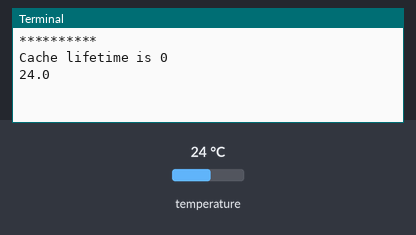
Bench run of a program on a simulated Raspberry Pi (BCM pin numbers). Parts: the last lines printed to the terminal. Inputs (shaded band) come from the test bench; at power-on: temperature 24 °C. The clock reads 2024-03-15 10:24:30 at power-on unless the program sets it.

Above: at 1.2 s.
1.3 s: temperature set to 12 °C
At 1.3 s:
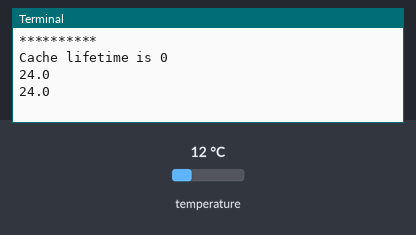
2.8 s: temperature set to 19 °C
At 3.4 s:
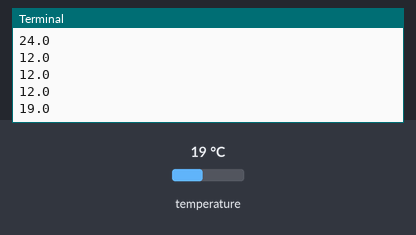
Timing chart, 0 to 5.8 s (numbered marks = the images above; inputs shaded):
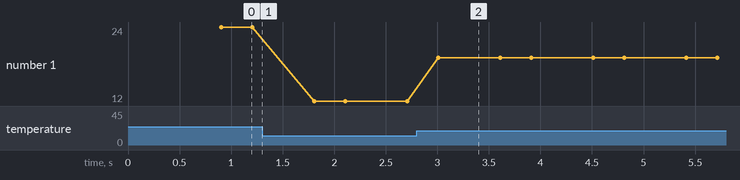

Measured:
- after the input at 2.8 s, the terminal: prints a new line after 0.21 s (image 2)
- plotted number 1: 24 → 12 after the input at 1.3 s, 12 → 19 after the input at 2.8 s

The program:

adt7410.py
```python
#!/usr/bin/env python

# Copyright 2014 IIJ Innovation Institute Inc. All rights reserved.
#
# Redistribution and use in source and binary forms, with or without
# modification, are permitted provided that the following conditions are met:
#     * Redistributions of source code must retain the above copyright
#       notice, this list of conditions and the following disclaimer.
#     * Redistributions in binary form must reproduce the above copyright
#       notice, this list of conditions and the following disclaimer in the
#       documentation and/or other materials provided with the distribution.
#
# THIS SOFTWARE IS PROVIDED BY IIJ INNOVATION INSTITUTE INC. ``AS IS'' AND
# ANY EXPRESS OR IMPLIED WARRANTIES, INCLUDING, BUT NOT LIMITED TO, THE
# IMPLIED WARRANTIES OF MERCHANTABILITY AND FITNESS FOR A PARTICULAR PURPOSE
# ARE DISCLAIMED. IN NO EVENT SHALL IIJ INNOVATION INSTITUTE INC. OR
# CONTRIBUTORS BE LIABLE FOR ANY DIRECT, INDIRECT, INCIDENTAL, SPECIAL,
# EXEMPLARY, OR CONSEQUENTIAL DAMAGES (INCLUDING, BUT NOT LIMITED TO,
# PROCUREMENT OF SUBSTITUTE GOODS OR SERVICES; LOSS OF USE, DATA, OR PROFITS;
# OR BUSINESS INTERRUPTION) HOWEVER CAUSED AND ON ANY THEORY OF LIABILITY,
# WHETHER IN CONTRACT, STRICT LIABILITY, OR TORT (INCLUDING NEGLIGENCE OR
# OTHERWISE) ARISING IN ANY WAY OUT OF THE USE OF THIS SOFTWARE, EVEN IF
# ADVISED OF THE POSSIBILITY OF SUCH DAMAGE.

# Copyright 2014 Keiichi Shima. All rights reserved.
#
# Redistribution and use in source and binary forms, with or without
# modification, are permitted provided that the following conditions are
# met:
#     * Redistributions of source code must retain the above copyright
#       notice, this list of conditions and the following disclaimer.
#     * Redistributions in binary form must reproduce the above
#       copyright notice, this list of conditions and the following
#       disclaimer in the documentation and/or other materials provided
#       with the distribution.
#
# THIS SOFTWARE IS PROVIDED BY THE AUTHOR ``AS IS'' AND ANY EXPRESS OR
# IMPLIED WARRANTIES, INCLUDING, BUT NOT LIMITED TO, THE IMPLIED
# WARRANTIES OF MERCHANTABILITY AND FITNESS FOR A PARTICULAR PURPOSE ARE
# DISCLAIMED. IN NO EVENT SHALL THE AUTHOR OR CONTRIBUTORS BE LIABLE FOR
# ANY DIRECT, INDIRECT, INCIDENTAL, SPECIAL, EXEMPLARY, OR CONSEQUENTIAL
# DAMAGES (INCLUDING, BUT NOT LIMITED TO, PROCUREMENT OF SUBSTITUTE
# GOODS OR SERVICES; LOSS OF USE, DATA, OR PROFITS; OR BUSINESS
# INTERRUPTION) HOWEVER CAUSED AND ON ANY THEORY OF LIABILITY, WHETHER
# IN CONTRACT, STRICT LIABILITY, OR TORT (INCLUDING NEGLIGENCE OR
# OTHERWISE) ARISING IN ANY WAY OUT OF THE USE OF THIS SOFTWARE, EVEN IF
# ADVISED OF THE POSSIBILITY OF SUCH DAMAGE.

'''A Python class to access ADT7410 based temperature sensor provided
by AKIZUKI DENSHI TSUSHO CO., LTD. as a part no. M-06675.  The smbus
module is required.

Example:

import smbus
import adt7410

bus = smbus.SMBus(1)
sensor = adt7410.Adt7410(bus)
print sensor.temperature

'''

import time

import sensorbase

# Default I2C address
_DEFAULT_ADDRESS = 0x48

# Configuration parameters
OP_MODE_CONTINUOUS = 0b00000000
OP_MODE_ONESHOT    = 0b00100000
OP_MODE_1SPS       = 0b01000000
OP_MODE_SHUTDOWN   = 0b01100000
RESOLUTION_13BITS  = 0b00000000
RESOLUTION_16BITS  = 0b10000000

# Registers
_REG_TEMPERATURE   = 0x00
_REG_CONFIGURATION = 0x03

class Adt7410(sensorbase.SensorBase):
    def __init__(self, bus = None, addr = _DEFAULT_ADDRESS,
                 op_mode = OP_MODE_CONTINUOUS,
                 resolution = RESOLUTION_13BITS):
        '''Initializes the sensor with some default values.

        bus: The SMBus descriptor on which this sensor is attached.
        addr: The I2C bus address
            (default is 0x48).
        op_mode: The initial operation mode
            (default is OP_MODE_CONTINUOUS).
        resolution: The resolution of the temperature value
            (default is RESOLUTION_13BITS).

        '''
        assert(bus is not None)
        assert(addr > 0b0000111
               and addr < 0b1111000)
        assert(op_mode == OP_MODE_CONTINUOUS
               or op_mode == OP_MODE_ONESHOT
               or op_mode == OP_MODE_1SPS
               or op_mode == OP_MODE_SHUTDOWN)
        assert(resolution == RESOLUTION_13BITS
               or resolution == RESOLUTION_16BITS)

        super(Adt7410, self).__init__(self._update_sensor_data)

        self._bus = bus
        self._addr = addr
        self._op_mode = op_mode
        self._resolution = resolution

        self._temperature = None

        self._reconfigure()

    @property
    def temperature(self):
        '''Returns a temperature value.  Returns None if no valid value is
        set yet.

        '''
        self._update()
        return (self._temperature)

    @property
    def op_mode(self):
        '''Gets/Sets current operation mode.

        OP_MODE_CONTINUOUS: Continuous conversion.
        OP_MODE_ONESHOT: One shot.
        OP_MODE_1SPS: 1 SPS mode.
        OP_MODE_SHUTDOWN: Shutdown mode.

        '''
        return (self._op_mode)

    @op_mode.setter
    def op_mode(self, op_mode):
        assert(op_mode == OP_MODE_CONTINUOUS
               or op_mode == OP_MODE_ONESHOT
               or op_mode == OP_MODE_1SPS
               or op_mode == OP_MODE_SHUTDOWN)
        self._op_mode = op_mode
        self._reconfigure()

    @property
    def resolution(self):
        '''Gets/Sets the resolution of temperature value.

        RESOLUTION_13BITS: 13 bits mode.
        RESOLUTION_16BITS: 16 bits mode.

        '''
        return (self._resolution)

    @resolution.setter
    def resolution(self, resolution):
        assert(resolution == RESOLUTION_13BITS
               or resolution == RESOLUTION_16BITS)
        self._resolution = resolution
        self._reconfigure()

    def _reconfigure(self):
        self._bus.write_byte_data(self._addr, _REG_CONFIGURATION,
                                  (self._op_mode | self._resolution))

        # Wait at least 240ms to complete the initial conversion.
        time.sleep(0.3)

    def _update_sensor_data(self):
        vals = self._bus.read_i2c_block_data(self._addr,
                                             _REG_TEMPERATURE, 2)
        raw = vals[0] << 8 | vals[1]
        temp = 0
        if (self._resolution == RESOLUTION_13BITS):
            raw = raw >> 3
            if (raw > 4095):
                temp = (raw - 8192) / 16.0
            else:
                temp = raw / 16.0
        else:
            if (raw > 32767):
                temp = (raw - 65536) / 128.0
            else:
                temp = raw / 128.0
        self._temperature = temp

if __name__ == '__main__':
    import smbus

    bus = smbus.SMBus(1)
    sensor = Adt7410(bus)
    for cache in [0, 5]:
        print '**********'
        print 'Cache lifetime is %d' % cache
        sensor.cache_lifetime = cache
        for c in range(10):
            for op_mode in [OP_MODE_CONTINUOUS, OP_MODE_ONESHOT, OP_MODE_1SPS]:
                sensor.op_mode = op_mode
                for res in [RESOLUTION_13BITS, RESOLUTION_16BITS]:
                    sensor.resolution = res
                    print sensor.temperature
```

sensorbase.py
```python
# (licence header left out)
# Copyright 2014 Keiichi Shima. All rights reserved.
#
# Redistribution and use in source and binary forms, with or without
# modification, are permitted provided that the following conditions are
# met:
#     * Redistributions of source code must retain the above copyright
#       notice, this list of conditions and the following disclaimer.
#     * Redistributions in binary form must reproduce the above
#       copyright notice, this list of conditions and the following
#       disclaimer in the documentation and/or other materials provided
#       with the distribution.
#
# THIS SOFTWARE IS PROVIDED BY THE AUTHOR ``AS IS'' AND ANY EXPRESS OR
# IMPLIED WARRANTIES, INCLUDING, BUT NOT LIMITED TO, THE IMPLIED
# WARRANTIES OF MERCHANTABILITY AND FITNESS FOR A PARTICULAR PURPOSE ARE
# DISCLAIMED. IN NO EVENT SHALL THE AUTHOR OR CONTRIBUTORS BE LIABLE FOR
# ANY DIRECT, INDIRECT, INCIDENTAL, SPECIAL, EXEMPLARY, OR CONSEQUENTIAL
# DAMAGES (INCLUDING, BUT NOT LIMITED TO, PROCUREMENT OF SUBSTITUTE
# GOODS OR SERVICES; LOSS OF USE, DATA, OR PROFITS; OR BUSINESS
# INTERRUPTION) HOWEVER CAUSED AND ON ANY THEORY OF LIABILITY, WHETHER
# IN CONTRACT, STRICT LIABILITY, OR TORT (INCLUDING NEGLIGENCE OR
# OTHERWISE) ARISING IN ANY WAY OUT OF THE USE OF THIS SOFTWARE, EVEN IF
# ADVISED OF THE POSSIBILITY OF SUCH DAMAGE.

import time

class SensorBase(object):
    def __init__(self, update_callback):
        assert (update_callback is not None)

        self._cache_lifetime = 0
        self._last_updated = None
        self._update_callback = update_callback

    def _update(self, **kwargs):
        now = time.time()

        # If caching is disabled, just update the data.
        if self._cache_lifetime > 0:
            # Check if the cached value is still valid or not.
            if (self._last_updated is not None
                and self._last_updated + self._cache_lifetime > now):
                # The value is still valid.
                return

        # Get the latest sensor values.
        try:
            self._update_callback(**kwargs)
            self._last_updated = now
        except:
            raise

        return

    @property
    def cache_lifetime(self):
        '''Gets/Sets the cache time (in seconds).

        '''
        return (self._cache_lifetime)

    @cache_lifetime.setter
    def cache_lifetime(self, cache_lifetime):
        assert(cache_lifetime >= 0)

        self._cache_lifetime = cache_lifetime
```
